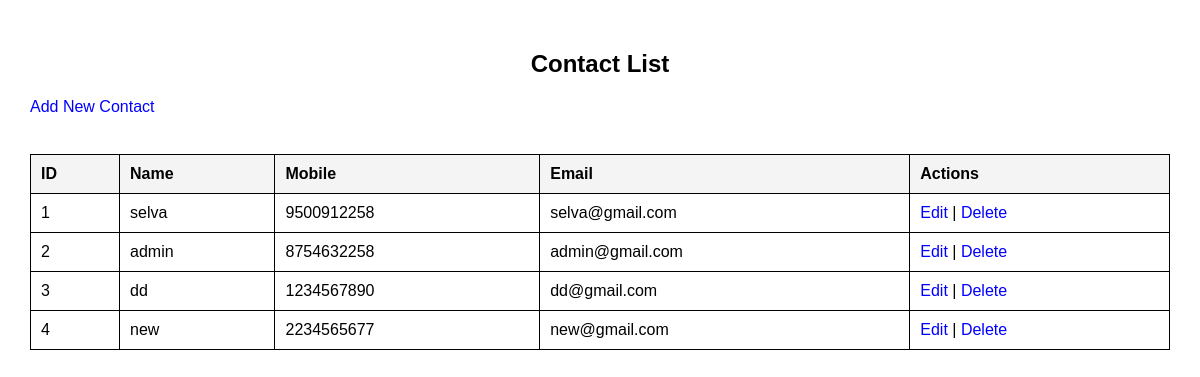
The app's page /, older data.
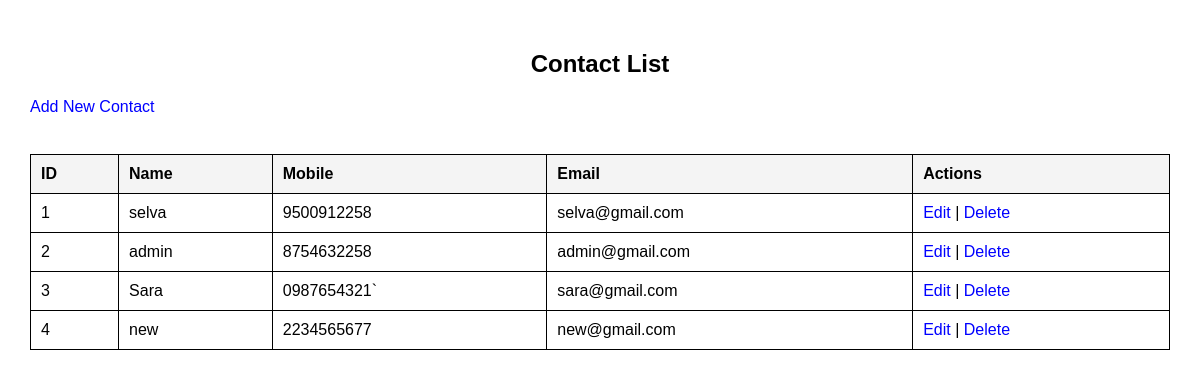
The same page, newer data.
### app/models.py (models this page shows, shortened)
class Contact(models.Model):
    name = models.CharField(max_length=100)
    mobile = models.CharField(max_length=15)
    gmail = models.EmailField(unique=True)

### app/views.py (the view)
# urls.py: path('', views.index, name='index'),
def index(request):
    contacts = Contact.objects.all()
    return render(request, 'index.html', {'contacts': contacts})

### app/templates/index.html (shortened to what this page needs)
<!DOCTYPE html>
<html lang="en">
<head>
</head>
<body>
    <h2>Contact List</h2>
    <a href="contactForm/">Add New Contact</a> <br><br>
    <div class="table-container">
        <table border="1">
            <tr>
                <th>ID</th>
                <th>Name</th>
                <th>Mobile</th>
                <th>Email</th>
                <th>Actions</th>
            </tr>
            {% for contact in contacts %}
            <tr>
                <td data-label="Name">{{ contact.id }}</td>
                <td data-label="Name">{{ contact.name }}</td>
                <td data-label="Mobile">{{ contact.mobile }}</td>
                <td data-label="Email">{{ contact.gmail }}</td>
                <td data-label="Actions">
                    <a href="update/{{ contact.id }}">Edit</a> |
                    <a href="delete/{{ contact.id }}">Delete</a>
                </td>
            </tr>
            {% endfor %}
        </table>
    </div>
</body>
</html>

Row changes from the older to the newer data that the page shows:
changed Contact id 3: name "dd" → "Sara"; mobile "1234567890" → "0987654321`"; gmail "dd@gmail.com" → "sara@gmail.com"
